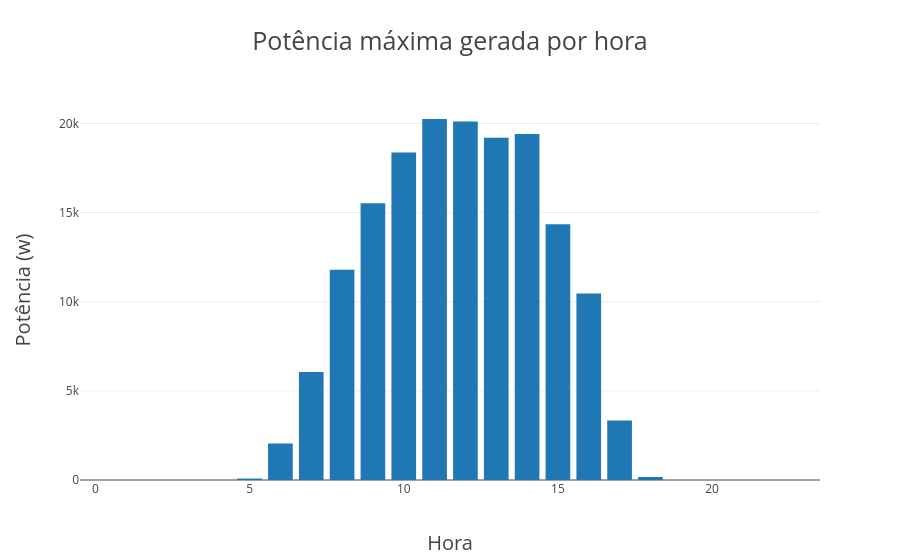

The notebook cell saved with this chart:
### Code cell
trace = go.Bar(x=trace1['hora'],y=trace1['potencia'])
data = [trace]
layout = go.Layout(
    title='Potência máxima gerada por hora',titlefont=dict(size=25),
    xaxis=dict(title='Hora',titlefont=dict(size=20)),
    yaxis=dict(title='Potência (w)',titlefont=dict(size=20)))
iplot(go.Figure(data = [trace], layout=layout))

### Figure 1 — Plotly figure (JSON) as saved in the notebook; plotly's stock layout.template omitted (floating-point values rounded to 4 significant figures)
{"data": [{"type": "bar", "uid": "ab4ddbcc-f1e6-11e8-9bd8-14dda982e0f7", "x": [0, 1, 2, 3, 4, 5, 6, 7, 8, 9, 10, 11, 12, 13, 14, 15, 16, 17, 18, 19, 20, 21, 22, 23], "y": [0, 0, 0, 0, 0, 82, 2049, 6053, 11799, 15529, 18382, 20256, 20112, 19199, 19409, 14355, 10463, 3338, 167, 0, 0, 0, 0, 0]}], "layout": {"title": "Potência máxima gerada por hora", "titlefont": {"size": 25}, "xaxis": {"title": "Hora", "titlefont": {"size": 20}}, "yaxis": {"title": "Potência (w)", "titlefont": {"size": 20}}}}
